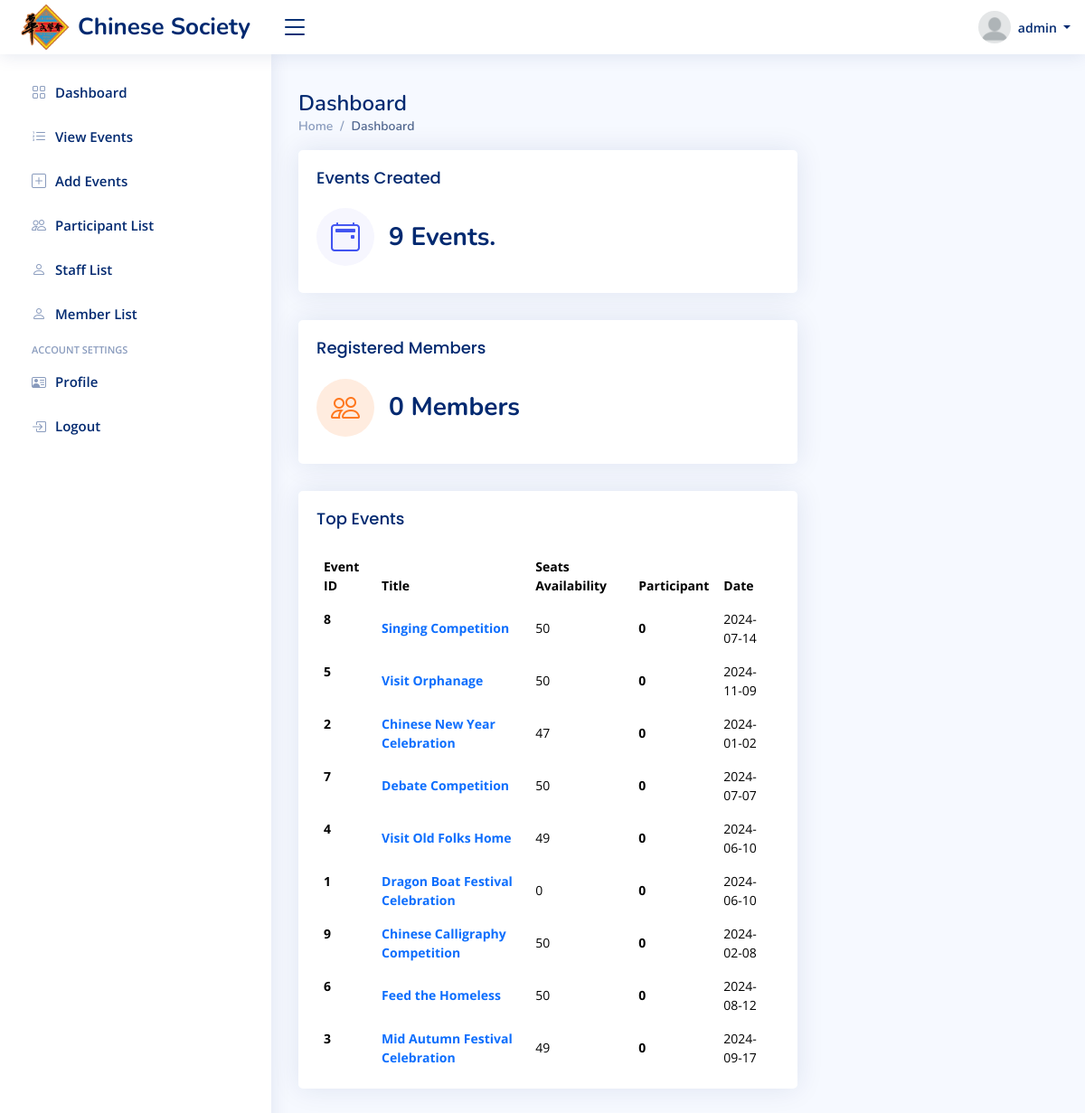
Screenshot of /Admin/index.php (signed in) with the database file from the repository.
### tables this page shows
CREATE TABLE `event` (
  `eventID` int(11) NOT NULL,
  `title` varchar(100) NOT NULL,
  `description` varchar(255) NOT NULL,
  `eventDate` date NOT NULL,
  `eventTime` time NOT NULL,
  `seatAvailability` int(11) NOT NULL,
  `image` varchar(255) NOT NULL
);

### Admin/index.php (the view, shortened to what this page needs)
<?php
include('includes/header.php');
$queryTotalEvents = "SELECT COUNT(*) AS total_events FROM event";
$resultTotalEvents = mysqli_query($conn, $queryTotalEvents);
$rowTotalEvents = mysqli_fetch_assoc($resultTotalEvents);
$totalEvents = $rowTotalEvents['total_events'];
$queryTotalMembers = "SELECT COUNT(*) AS total_members FROM user";
$resultTotalMembers = mysqli_query($conn, $queryTotalMembers);
$rowTotalMembers = mysqli_fetch_assoc($resultTotalMembers);
$totalMembers = $rowTotalMembers['total_members'];
?>
<div class="pagetitle">
  <h1>Dashboard</h1>
  <nav>
    <ol class="breadcrumb">
      <li class="breadcrumb-item"><a href="index.html">Home</a></li>
      <li class="breadcrumb-item active">Dashboard</li>
    </ol>
  </nav>
</div>
<section class="section dashboard">
  <div class="row">
    <div class="col-lg-8">
      <div class="row">
        <div class="col-xxl-6 col-md-12">
          <div class="card info-card sales-card">
            <div class="card-body">
              <h5 class="card-title">Events Created</h5>
              <div class="d-flex align-items-center">
                <div class="card-icon rounded-circle d-flex align-items-center justify-content-center">
                  <i class="bi bi-calendar2-event"></i>
                </div>
                <div class="ps-3">
                  <h6 class="card-text"><?php echo $totalEvents; ?> Events.</h6>
                </div>
              </div>
            </div>
          </div>
        </div>
        <div class="col-xxl-6 col-xl-12">
          <div class="card info-card customers-card">
            <div class="card-body">
              <h5 class="card-title">Registered Members</h5>
              <div class="d-flex align-items-center">
                <div class="card-icon rounded-circle d-flex align-items-center justify-content-center">
                  <i class="bi bi-people"></i>
                </div>
                <div class="ps-3">
                  <h6 class="card-text"><?php echo $totalMembers; ?> Members</h6>
                </div>
              </div>
            </div>
          </div>
        </div>
        <div class="col-12">
          <div class="card top-selling overflow-auto">
            <div class="card-body pb-0">
              <h5 class="card-title">Top Events</span></h5>
              <table class="table table-borderless">
                <thead>
                  <tr>
                    <th scope="col">Event ID</th>
                    <th scope="col">Title</th>
                    <th scope="col">Seats Availability</th>
                    <th scope="col">Participant</th>
                    <th scope="col">Date</th>
                  </tr>
                </thead>
                <tbody>
                  <?php
                  $query = "SELECT e.eventID, e.title, e.seatAvailability, COUNT(eu.userID) AS participant_count, e.eventDate FROM event e LEFT JOIN event_user eu ON e.eventID = eu.eventID GROUP BY e.eventID ORDER BY participant_count DESC";
                  $result = mysqli_query($conn, $query);
                  if (mysqli_num_rows($result) > 0) {
                    while ($row = mysqli_fetch_assoc($result)) {
                      echo '<tr>';
                      echo '<th scope="row">' . $row['eventID'] . '</th>';
                      echo '<td><a href="participant-list.php?eventID=' . $row['eventID'] . '" class="text-primary fw-bold">' . $row['title'] . '</a></td>';
                      echo '<td>' . $row['seatAvailability'] . '</td>';
                      echo '<td class="fw-bold">' . $row['participant_count'] . '</td>';
                      echo '<td>' . $row['eventDate'] . '</td>';
                      echo '</tr>';
                    }
                  } else {
                    echo '<tr><td colspan="5">No events found</td></tr>';
                  }
                  ?>
                </tbody>
              </table>
            </div>
          </div>
        </div>
      </div>
    </div>
    <div class="col-lg-4">
    </div>
  </div>
</section>
</main>
<?php require_once('includes/footer.php'); ?>

### Admin/includes/navbar.php (shortened to what this page needs)
<?php
include 'config.php';
$adminID = $_SESSION['admin_id'];
$query = "SELECT * FROM admin WHERE adminID = '$adminID'";
$result = mysqli_query($conn, $query);
$user = array();
if($result && mysqli_num_rows($result) > 0){
    $user = mysqli_fetch_assoc($result);
}
?>
<header id="header" class="header fixed-top d-flex align-items-center">
    <div class="d-flex align-items-center justify-content-between">
        <a href="index.php" class="logo d-flex align-items-center">
            <img src="includes/img/logo.png" alt="logo">
            <span class="d-none d-lg-block">Chinese Society</span>
        </a>
        <i class="bi bi-list toggle-sidebar-btn"></i>
    </div>
    <nav class="header-nav ms-auto">
        <ul class="d-flex align-items-center">
            <li class="nav-item dropdown pe-3">
                <a class="nav-link nav-profile d-flex align-items-center pe-0" href="#" data-bs-toggle="dropdown">
                <img src="../Admin/images/<?php echo $user['pp']; ?>" alt="Profile" class="rounded-circle">
                    <span class="d-none d-md-block dropdown-toggle ps-2">
                    <?php
                        if (isset($_SESSION['admin_id'])) {
                            echo $_SESSION['user_name'];
                        }
                    ?>
                    </span>
                </a>
            </li>
        </ul>
    </nav>
</header>

### Admin/includes/css/style.css (style rules this page uses)
:root { scroll-behavior: smooth; }
body { font-family: "Open Sans", sans-serif; background: #f6f9ff; color: #444444; }
a { color: #4154f1; text-decoration: none; }
h1, h2, h3, h4, h5, h6 { font-family: "Nunito", sans-serif; }
.pagetitle { margin-bottom: 10px; }
.pagetitle h1 { font-size: 24px; margin-bottom: 0; font-weight: 600; color: #012970; }
.card { margin-bottom: 30px; border: none; border-radius: 5px; box-shadow: 0px 0 30px rgba(1, 41, 112, 0.1); }
.card-title { padding: 20px 0 15px 0; font-size: 18px; font-weight: 500; color: #012970; font-family: "Poppins", sans-serif; }
.card-body { padding: 0 20px 20px 20px; }
.breadcrumb { font-size: 14px; font-family: "Nunito", sans-serif; color: #899bbd; font-weight: 600; }
.breadcrumb a { color: #899bbd; transition: 0.3s; }
.breadcrumb .breadcrumb-item::before { color: #899bbd; }
.breadcrumb .active { color: #51678f; font-weight: 600; }
.logo { line-height: 1; }
@media (min-width: 1200px) { .logo { width: 280px; } }
.logo img { max-height: 60px; margin-right: 6px; }
.logo span { font-size: 26px; font-weight: 700; color: #012970; font-family: "Nunito", sans-serif; }
.header { transition: all 0.5s; z-index: 997; height: 60px; box-shadow: 0px 2px 20px rgba(1, 41, 112, 0.1); background-color: #fff; padding-left: 20px; }
.header .toggle-sidebar-btn { font-size: 32px; padding-left: 10px; cursor: pointer; color: #012970; }
.header-nav ul { list-style: none; }
.header-nav>ul { margin: 0; padding: 0; }
.header-nav .nav-profile { color: #012970; }
.header-nav .nav-profile img { max-height: 36px; }
.header-nav .nav-profile span { font-size: 14px; font-weight: 600; }
.dashboard .info-card { padding-bottom: 10px; }
.dashboard .info-card h6 { font-size: 28px; color: #012970; font-weight: 700; margin: 0; padding: 0; }
.dashboard .card-icon { font-size: 32px; line-height: 0; width: 64px; height: 64px; flex-shrink: 0; flex-grow: 0; }
.dashboard .sales-card .card-icon { color: #4154f1; background: #f6f6fe; }
.dashboard .customers-card .card-icon { color: #ff771d; background: #ffecdf; }
.dashboard .top-selling { font-size: 14px; }
.dashboard .top-selling .table thead { background: #f6f6fe; }
.dashboard .top-selling .table thead th { border: 0; }
.dashboard .top-selling .table tbody td { vertical-align: middle; }

### rows the page displays
event: eventID "8", title "Singing Competition", seatAvailability "50", participant_count "0", eventDate "2024-07-14"
event: eventID "5", title "Visit Orphanage", seatAvailability "50", participant_count "0", eventDate "2024-11-09"
event: eventID "2", title "Chinese New Year Celebration", seatAvailability "47", participant_count "0", eventDate "2024-01-02"
event: eventID "7", title "Debate Competition", seatAvailability "50", participant_count "0", eventDate "2024-07-07"
event: eventID "4", title "Visit Old Folks Home", seatAvailability "49", participant_count "0", eventDate "2024-06-10"
event: eventID "1", title "Dragon Boat Festival Celebration", seatAvailability "0", participant_count "0", eventDate "2024-06-10"
event: eventID "9", title "Chinese Calligraphy Competition", seatAvailability "50", participant_count "0", eventDate "2024-02-08"
event: eventID "6", title "Feed the Homeless", seatAvailability "50", participant_count "0", eventDate "2024-08-12"
event: eventID "3", title "Mid Autumn Festival Celebration", seatAvailability "49", participant_count "0", eventDate "2024-09-17"

### other values shown
$_SESSION['user_name'] "admin"
$totalEvents "9"
$totalMembers "0"
